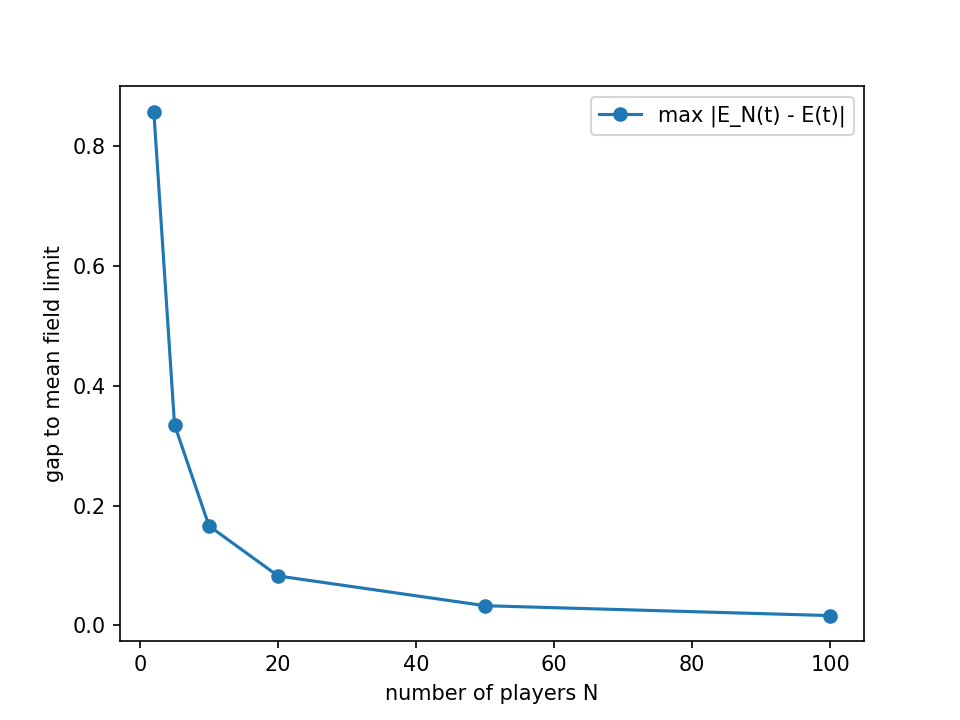

Write the Python code that produced this figure.
from nash_et import count
from mean_field import E
import numpy as np
import matplotlib.pyplot as plt

Ns, gaps = [], []

for N in [2, 5, 10, 20, 50, 100]:
    # (from nash_et) what returned is: t, g0 * y(t) / y(0)
    # time grid, inventory of each player
    t_N, E_N = count(N, 1/N)

    # mean inventory of the crowd: N-player nash vs mean field limit
    gap = np.max(np.abs(E_N - E(t_N)))

    Ns.append(N)
    gaps.append(gap)

    print(f"N={N}  gap={gap:.5f}")



plt.plot(Ns, gaps, "o-", label="max |E_N(t) - E(t)|")
plt.xlabel("number of players N")
plt.ylabel("gap to mean field limit")
plt.legend()
plt.savefig("n_scaling.png", dpi=150)
